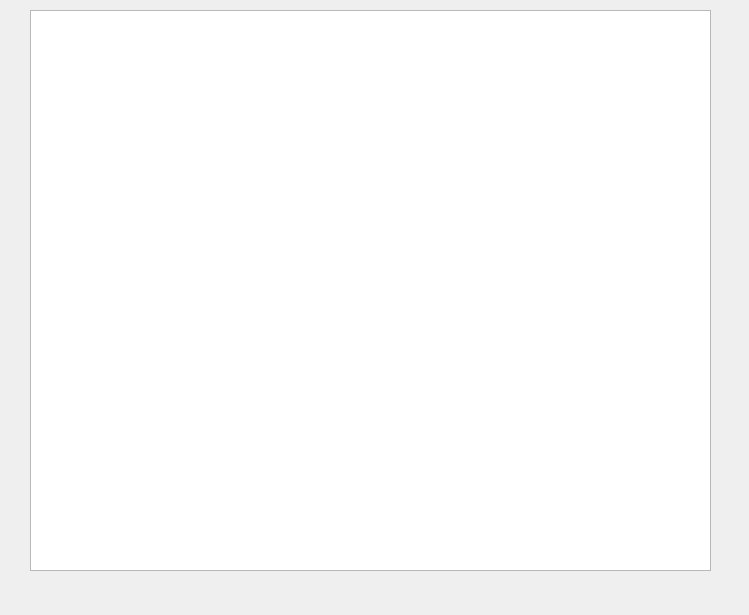
<?xml version="1.0" encoding="UTF-8"?>
<ui version="4.0">
 <class>Widget</class>
 <widget class="QWidget" name="Widget">
  <property name="geometry">
   <rect>
    <x>0</x>
    <y>0</y>
    <width>749</width>
    <height>615</height>
   </rect>
  </property>
  <property name="windowTitle">
   <string>Widget</string>
  </property>
  <widget class="QTreeView" name="treeView">
   <property name="geometry">
    <rect>
     <x>30</x>
     <y>10</y>
     <width>681</width>
     <height>561</height>
    </rect>
   </property>
  </widget>
 </widget>
 <layoutdefault spacing="6" margin="11"/>
 <resources/>
 <connections/>
</ui>
